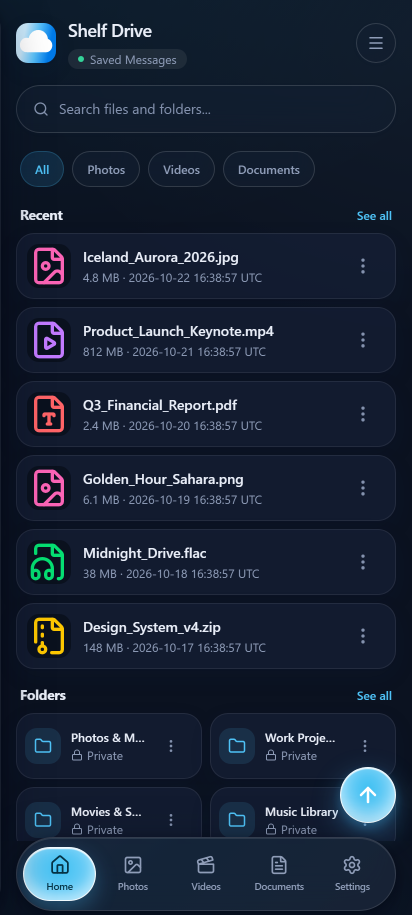
#> input picture screenshots/live/05-home.png, 824 x 1830 px (shown at 1/2 size)
$ python generate_readme_assets.py
#> lines starting #> are read from the running program, lines starting #| are printed output that depends on the picture; after the words box and inside, x2 and y2 are one past the last pixel; in counts of white or black regions, pixels touching at a corner belong together
"""Generate the animated README assets (carousel GIF, MP4 tour, and SVG banners).

Usage (from repo root):  python scripts/generate_readme_assets.py
Requires: Pillow, ffmpeg (optional for MP4)
"""
from pathlib import Path
import math
import shutil
import subprocess
import tempfile
from PIL import Image, ImageDraw, ImageFont, ImageFilter, ImageChops

ROOT = Path(__file__).resolve().parent.parent
LIVE_SHOTS = ROOT / "screenshots" / "live"
SHOTS = ROOT / "screenshots"
OUT = ROOT / "assets" / "readme"

SCREENS = [
    ("05-home.png", "Dark UI · Home dashboard & instant search"),
    ("15-light-home.png", "Light UI · Pristine frosted glass home"),
    ("06-folder.png", "Dark UI · Channel-backed folder workspace"),
    ("19-light-folder.png", "Light UI · Photos & Memories folder"),
    ("07-photos.png", "Dark UI · Vivid thumbnail media grid"),
    ("16-light-photos.png", "Light UI · Photo gallery with contrast sync"),
    ("08-videos.png", "Dark UI · Video library with duration badges"),
    ("09-documents.png", "Dark UI · PDFs, vault files & archives"),
    ("20-light-documents.png", "Light UI · Clean document workspace"),
    ("13-settings.png", "Dark UI · Storage telemetry & limits"),
    ("17-light-settings.png", "Light UI · Settings & 15 theme selectors"),
    ("02-tour-cloud.png", "Onboarding Tour · Telegram becomes your cloud"),
]

W, H = 1100, 700
PW, PH = 250, 540  # center phone size
BG_TOP, BG_BOT = (11, 18, 32), (18, 27, 46)
CYAN = (79, 195, 247)


# [7 lines left out: function font, not called in this run]


def background():
    bg = Image.new("RGB", (W, H))
#> bg: PIL image 1100x700 RGB; every value is 0
    px = ImageDraw.Draw(bg)
    for y in range(H):
        t = y / H
        px.line([(0, y), (W, y)], fill=tuple(int(BG_TOP[i] + (BG_BOT[i] - BG_TOP[i]) * t) for i in range(3)))
    glow = Image.new("RGB", (W, H), (0, 0, 0))
    ImageDraw.Draw(glow).ellipse([W // 2 - 380, 60, W // 2 + 380, 620], fill=(0, 70, 95))
    glow = glow.filter(ImageFilter.GaussianBlur(120))
    bg = ImageChops.add(bg, glow)
    d = ImageDraw.Draw(bg)
    for gx in range(16, W, 32):
        for gy in range(16, H, 32):
            d.point((gx, gy), fill=(30, 52, 78))
    return bg


def phone(path):
#> called with path = '05-home.png'
    file_path = LIVE_SHOTS / path if (LIVE_SHOTS / path).exists() else (SHOTS / path)
    img = Image.open(file_path).convert("RGB")
#> img is the input picture: PIL image 824x1830 RGB; mean R, G, B 24.7, 35.6, 53.9
    # cover-crop to the phone aspect ratio
    ratio = PW / PH
    w, h = img.size
#> w = 824; h = 1830
    if w / h > ratio:
        nw = int(h * ratio)
        img = img.crop(((w - nw) // 2, 0, (w - nw) // 2 + nw, h))
    else:
        nh = int(w / ratio)
#> nh = 1779
        img = img.crop((0, 0, w, nh))
#> img: PIL image 824x1779 RGB
    scale = 3
    img = img.resize((PW * scale, PH * scale), Image.LANCZOS)
#> img: PIL image 750x1620 RGB
    r = 44 * scale
    pad = 7 * scale
    body = Image.new("RGBA", (PW * scale + pad * 2, PH * scale + pad * 2), (0, 0, 0, 0))
#> body: PIL image 792x1662 RGBA; every value is 0
    bd = ImageDraw.Draw(body)
    bd.rounded_rectangle([0, 0, body.width - 1, body.height - 1], r + pad, fill=(52, 66, 88, 255))
    bd.rounded_rectangle([2 * scale, 2 * scale, body.width - 2 * scale, body.height - 2 * scale], r + pad - 2 * scale, fill=(8, 12, 20, 255))
    mask = Image.new("L", img.size, 0)
#> mask: PIL image 750x1620 L; every value is 0
    ImageDraw.Draw(mask).rounded_rectangle([0, 0, img.width - 1, img.height - 1], r, fill=255)
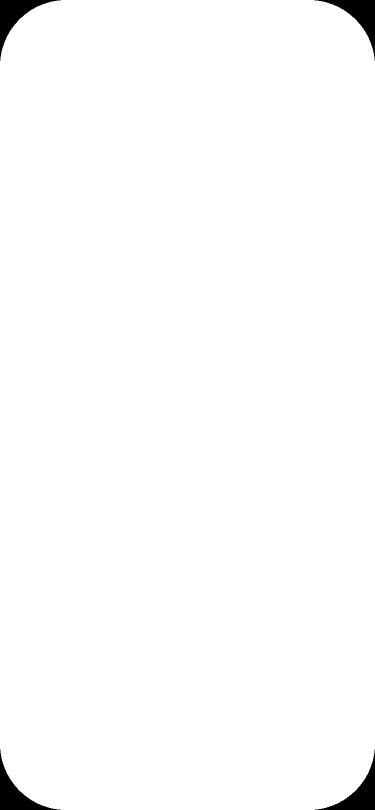
#> mask: PIL image 750x1620 L (shown at 1/2 size); 98.8% white; 4 black regions, box (x1, y1, x2, y2) and area: (0, 0, 121, 121) 3775, (629, 0, 750, 121) 3775, (0, 1499, 121, 1620) 3775, (629, 1499, 750, 1620) 3775
    body.paste(img, (pad, pad), mask)
    return body


def render():
    bg = background()
    base_phones = [phone(p) for p, _ in SCREENS]
#> call 2 of phone, with path = '15-light-home.png'
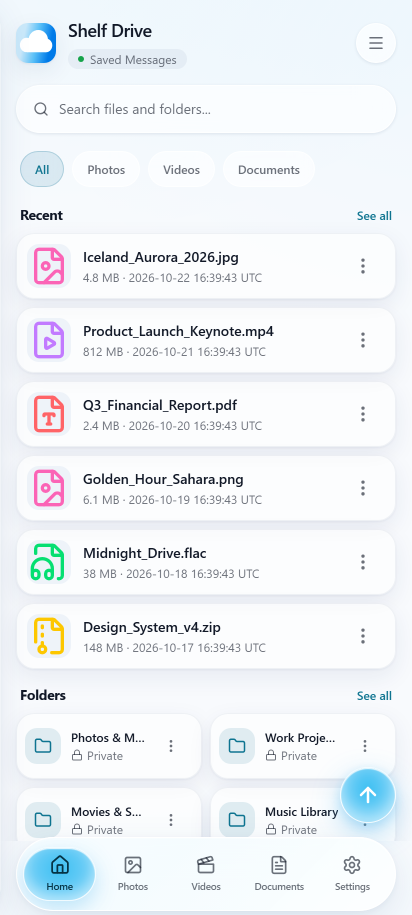
#> input picture screenshots/live/15-light-home.png, 824 x 1830 px (shown at 1/2 size)
#> in phone, img is the input picture: PIL image 824x1830 RGB; mean R, G, B 238, 242.3, 246.2
#> call 3 of phone, with path = '06-folder.png'
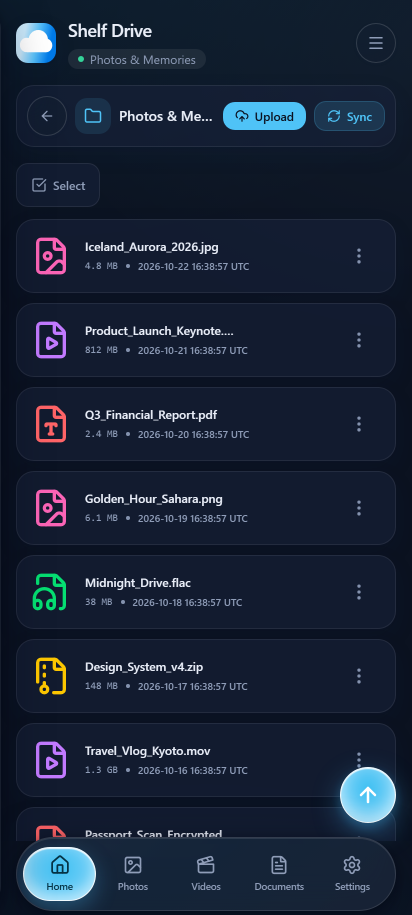
#> input picture screenshots/live/06-folder.png, 824 x 1830 px (shown at 1/2 size)
#> in phone, img is the input picture: PIL image 824x1830 RGB; mean R, G, B 24.8, 35.9, 55.1
#> call 4 of phone, with path = '19-light-folder.png'
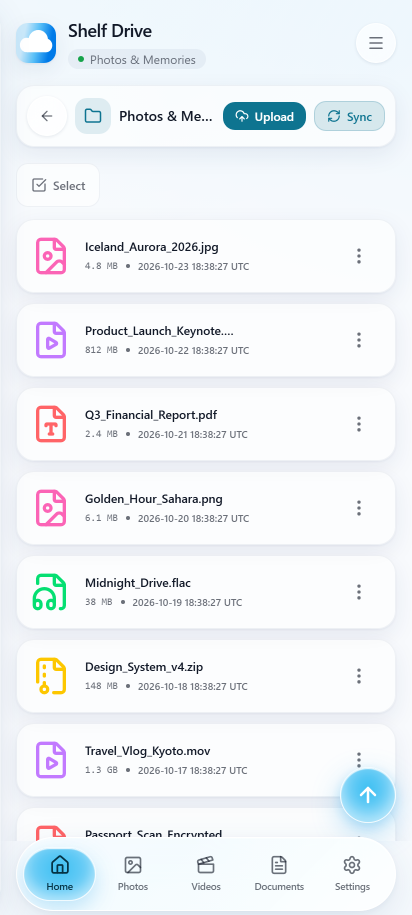
#> input picture screenshots/live/19-light-folder.png, 824 x 1830 px (shown at 1/2 size)
#> in phone, img is the input picture: PIL image 824x1830 RGB; mean R, G, B 238.4, 242.8, 246.6
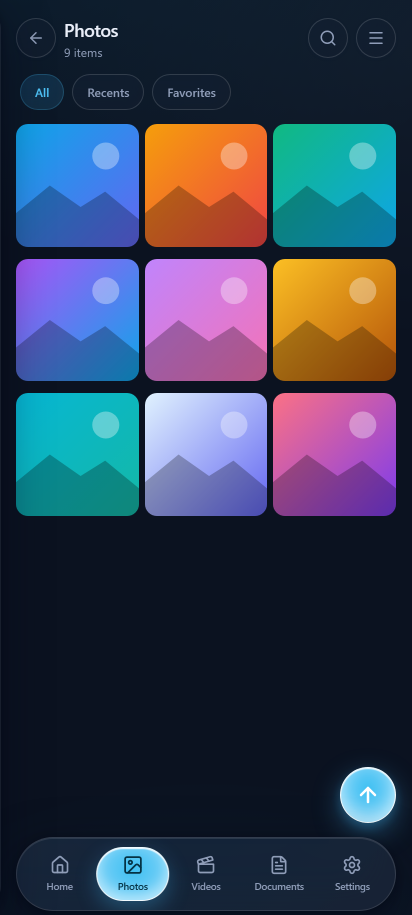
#> input picture screenshots/live/07-photos.png, 824 x 1830 px (shown at 1/2 size)
#> in phone, img is the input picture: PIL image 824x1830 RGB; mean R, G, B 53.9, 62.8, 83.5
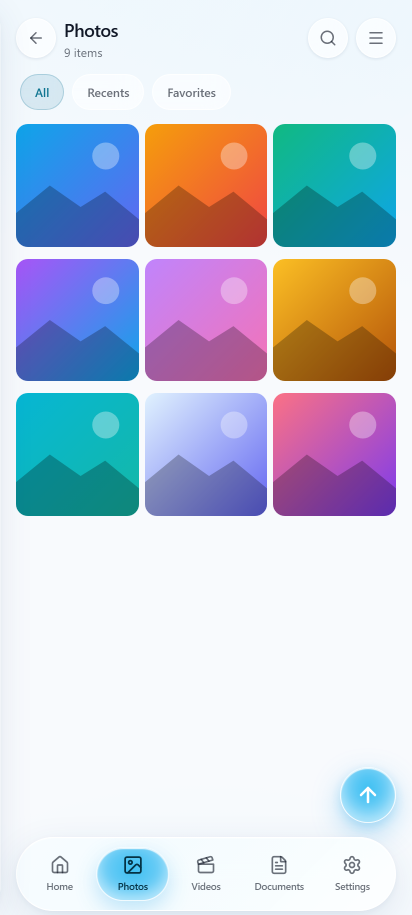
#> input picture screenshots/live/16-light-photos.png, 824 x 1830 px (shown at 1/2 size)
#> in phone, img is the input picture: PIL image 824x1830 RGB; mean R, G, B 198.5, 204.1, 217.6
#> in phone (call 6), `body.paste(img, (pad, pad), mask)`:
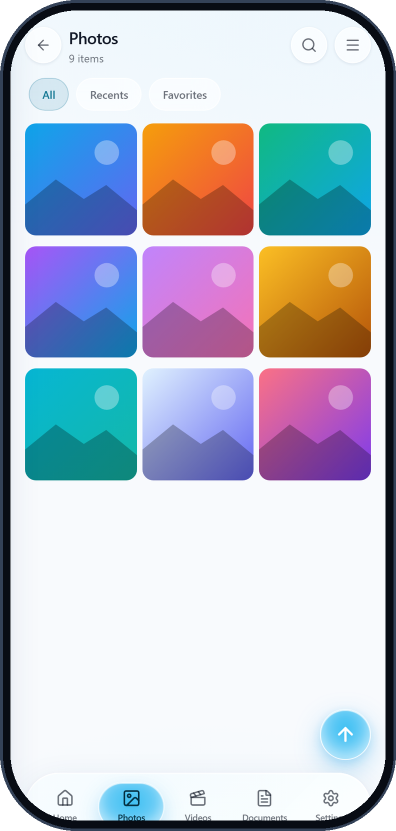
#> body: PIL image 792x1662 RGBA (shown at 1/2 size); mean R, G, B, A 180.9, 186.4, 199.9, 251.1; transparent parts drawn white
    n = len(SCREENS)
    title_f = font(28, True)
    spacing = 300

    # [47 lines left out: function frame, not called in this run]

    frames, durations = [], []
    steps = 10
    for k in range(n):
        frames.append(frame(k))
        durations.append(1700)
        for s in range(1, steps):
            u = s / steps
            e = u * u * (3 - 2 * u)  # smoothstep
            frames.append(frame(k + e))
            durations.append(45)
    pal = frames[0].quantize(colors=128, method=Image.MEDIANCUT, dither=Image.NONE)
    q = [f.quantize(palette=pal, dither=Image.NONE) for f in frames]
    OUT.mkdir(parents=True, exist_ok=True)
    q[0].save(OUT / "showcase.gif", save_all=True, append_images=q[1:], duration=durations, loop=0, optimize=True, disposal=1)
    print("wrote showcase.gif", (OUT / "showcase.gif").stat().st_size // 1024, "KB")

    # Also compile showcase.mp4 via ffmpeg
    try:
        tdir = Path(tempfile.mkdtemp(prefix="showcase_mp4_"))
        for fi, fr in enumerate(frames):
            fr.save(tdir / f"f_{fi:05d}.png")
        mp4_path = OUT / "showcase.mp4"
        subprocess.run([
            "ffmpeg", "-y", "-framerate", "15", "-i", str(tdir / "f_%05d.png"),
            "-c:v", "libx264", "-pix_fmt", "yuv420p", "-vf", "pad=ceil(iw/2)*2:ceil(ih/2)*2",
            "-crf", "20", "-movflags", "+faststart", str(mp4_path)
        ], capture_output=True)
        shutil.rmtree(tdir, ignore_errors=True)
        if mp4_path.exists():
            print("wrote showcase.mp4", mp4_path.stat().st_size // 1024, "KB")
    except Exception as e:
        print("showcase.mp4 compilation skipped:", e)


if __name__ == "__main__":
#> (the run stopped early here; a loop or call above may not have finished)
